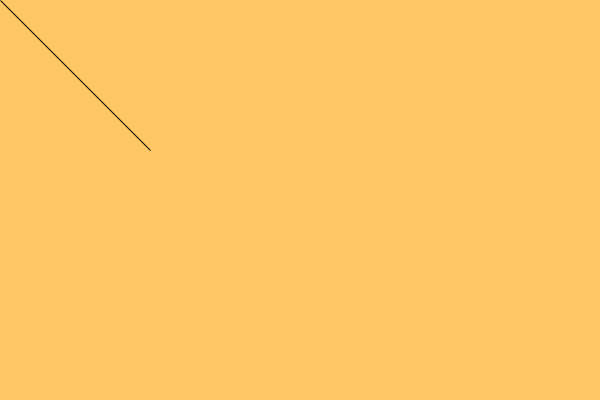
Frame 1 (no input)
Frame 60 (the mouse pressed at the canvas centre just before this capture): identical to frame 1, image omitted
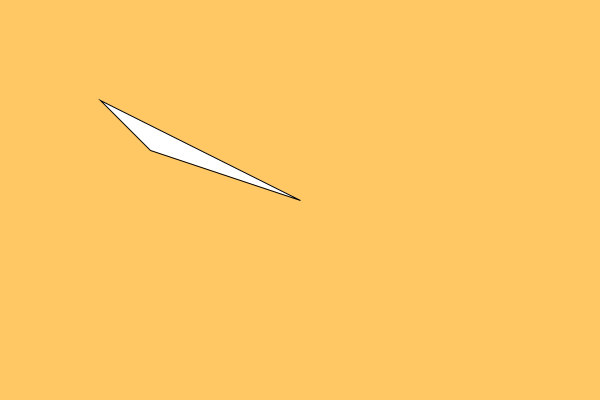
Frame 120 (the mouse held since frame 60 and released just before this capture)

The Processing sketch that drew these frames (run headless with seeded random() and noise(); from frame 60 on, the mouse is pressed at the canvas centre):

// Processing sketch: sketch_____
// ── sketch_____.pde

void setup() {
  size(600,400);
  
}

void draw() {
  background(300,200,100);
  triangle(100,100,150,150,pmouseX,pmouseY);
  
}
